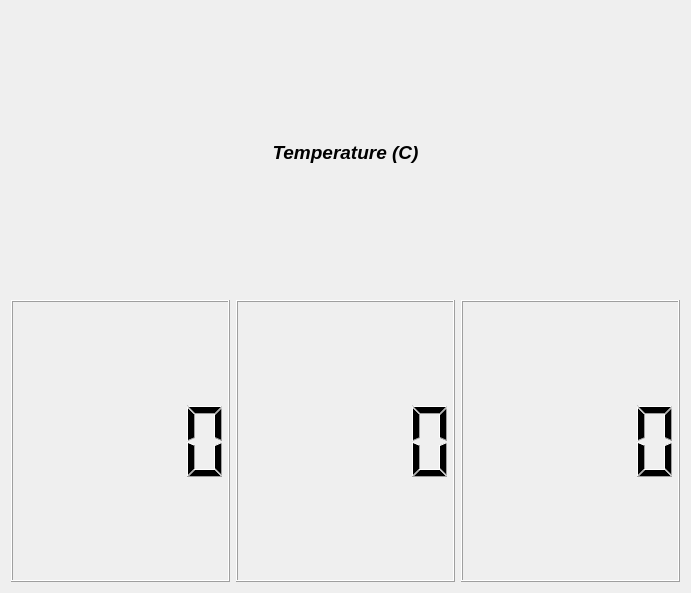
<?xml version="1.0" encoding="UTF-8"?>
<ui version="4.0">
 <class>Form</class>
 <widget class="QWidget" name="Form">
  <property name="geometry">
   <rect>
    <x>0</x>
    <y>0</y>
    <width>691</width>
    <height>593</height>
   </rect>
  </property>
  <property name="windowTitle">
   <string>Form</string>
  </property>
  <layout class="QGridLayout" name="gridLayout_2">
   <item row="1" column="0">
    <layout class="QGridLayout" name="gridLayout">
     <item row="1" column="3">
      <widget class="QLCDNumber" name="lcd1"/>
     </item>
     <item row="1" column="0">
      <widget class="QLCDNumber" name="lcd2"/>
     </item>
     <item row="1" column="2">
      <widget class="QLCDNumber" name="lcd3"/>
     </item>
    </layout>
   </item>
   <item row="0" column="0">
    <widget class="QLabel" name="Temperature">
     <property name="font">
      <font>
       <pointsize>14</pointsize>
       <weight>75</weight>
       <italic>true</italic>
       <bold>true</bold>
      </font>
     </property>
     <property name="text">
      <string>Temperature (C)</string>
     </property>
     <property name="alignment">
      <set>Qt::AlignCenter</set>
     </property>
    </widget>
   </item>
  </layout>
 </widget>
 <resources/>
 <connections/>
</ui>
